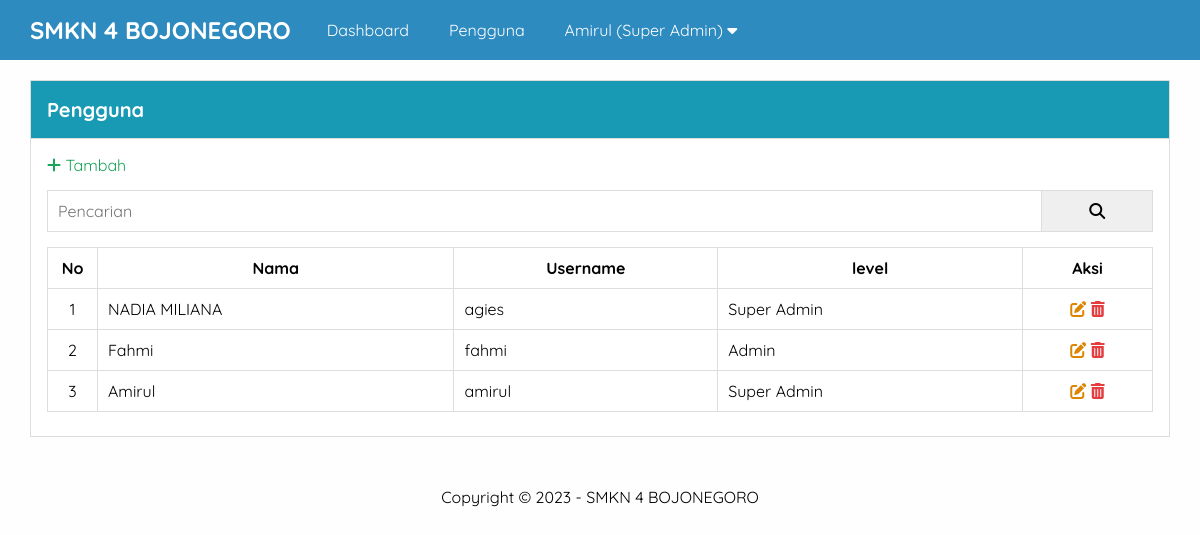
The app's page /admin/pengguna.php (signed in) with its own data.
### tables this page shows
CREATE TABLE `pengaturan` (
  `id` int(11) NOT NULL,
  `nama` varchar(50) NOT NULL,
  `email` varchar(50) NOT NULL,
  `telepon` varchar(20) NOT NULL,
  `alamat` text NOT NULL,
  `logo` varchar(50) NOT NULL,
  `favicon` varchar(50) NOT NULL,
  `tentang_sekolah` text NOT NULL,
  `foto_sekolah` varchar(50) NOT NULL,
  `google_maps` text NOT NULL,
  `nama_kepsek` varchar(50) NOT NULL,
  `foto_kepsek` varchar(50) NOT NULL,
  `sambutan_kepsek` text NOT NULL,
  `created_at` timestamp NOT NULL DEFAULT current_timestamp(),
  `updated_at` datetime DEFAULT NULL
);

CREATE TABLE `pengguna` (
  `id` int(11) NOT NULL,
  `nama` varchar(30) NOT NULL,
  `username` varchar(30) NOT NULL,
  `password` varchar(50) NOT NULL,
  `level` enum('Super Admin','Admin') NOT NULL,
  `created_at` timestamp NOT NULL DEFAULT current_timestamp(),
  `updated_at` datetime DEFAULT NULL
);

### admin/pengguna.php (the view, shortened to what this page needs)
<?php include 'header.php';
?>
<div class="content">
  <div class="container">
    <div class="box">
      <div class="box-header">
        Pengguna
      </div>
      <div class="box-body">
        <a href="tambah-pengguna.php" class="text-green"><i class="fa fa-plus"></i> Tambah</a>
        <form action="" method="GET">
          <div class="input-group">
            <input type="text" name="key" placeholder="Pencarian">
            <button type="submit"><i class="fa fa-search"></i></button>
          </div>
        </form>
        <table class="table">
          <thead>
            <tr>
              <th>No</th>
              <th>Nama</th>
              <th>Username</th>
              <th>level</th>
              <th>Aksi</th>
            </tr>
          </thead>
          <tbody>
            <?php
            $where = " WHERE 1=1 ";
            $pengguna = mysqli_query($conn, "SELECT * FROM pengguna $where ORDER BY id DESC");
            if (mysqli_num_rows($pengguna) > 0) {
              $no = 1;
              while ($p = mysqli_fetch_array($pengguna)) {
            ?>
                <tr>
                  <td><?= $no++; ?></td>
                  <td><?= $p['nama']; ?></td>
                  <td><?= $p['username']; ?></td>
                  <td><?= $p['level']; ?></td>
                  <td>
                    <a href="edit-pengguna.php?id=<?= $p['id']; ?>" class="text-orange" title="Edit Data"><i class="fa fa-edit"></i></a>
                    <a href="hapus-pengguna.php?idpengguna=<?= $p['id']; ?>" class="text-red" title="Hapus Data" onclick="return confirm('Yakin Hapus?')"><i class="fa-solid fa-trash-can"></i></a>
                  </td>
                </tr>
              <?php }
            } else { ?>
              <tr>
                <td colspan="5">Data Tidak Ada</td>
              </tr>
            <?php } ?>
          </tbody>
        </table>
      </div>
    </div>
  </div>
</div>
<?php include 'footer.php'; ?>

### admin/header.php (shortened to what this page needs)
<?php
include "../koneksi.php";
$identitas = mysqli_query($conn, "SELECT * FROM pengaturan ORDER BY id DESC LIMIT 1");
$d = mysqli_fetch_object($identitas);
?>
<!DOCTYPE html>
<html lang="en">
<head>
  <link rel="stylesheet" href="../assets/css/style.css">
  <link rel="stylesheet" href="https://cdnjs.cloudflare.com/ajax/libs/font-awesome/6.1.1/css/all.min.css" />
</head>
<body class="bg-light">
  <div class="navbar">
    <div class="container">
      <h2 class="nav-brand float-left"><a href="index.php"><?= $d->nama; ?></a></h2>
      <ul class="nav-menu float-left">
        <li><a href="index.php">Dashboard</a></li>
        <?php
        if ($_SESSION['ulevel'] == 'Super Admin') { ?>
          <li><a href="pengguna.php">Pengguna</a></li>
        <?php } ?>
        <li>
          <a href="#"><?= $_SESSION['uname'] ?> (<?= $_SESSION['ulevel'] ?>) <i class="fa fa-caret-down"></i></a>
        </li>
      </ul>
    </div>
  </div>

### admin/footer.php
<div class="footer">
  <div class="container text-center">
    Copyright &copy; 2023 - <?= $d->nama; ?>
  </div>
</div>
</body>
</html>

### assets/css/style.css (style rules this page uses)
* { margin: 0; padding: 0; font-family: "Quicksand", sans-serif; box-sizing: border-box; }
a { text-decoration: none; }
.container { width: 1140px; margin: 0 auto; }
.container::after { content: ''; display: block; clear: both; }
.bg-light { background-color: #fefefe; }
.box { border: 1px solid #ddd; background-color: #fff; }
.box-header { padding: 16px; border-bottom: 1px solid #ddd; background-color: #189AB4; color: #fff; font-size: 20px; font-weight: 900; }
.box-body { padding: 16px; }
form { margin: 15px 0; }
.text-center { text-align: center !important; }
.navbar { height: 60px; width: 100%; background-color: #2E8BC0; position: fixed; top: 0; z-index: 1000; }
.navbar a { color: #fff; }
.nav-brand { display: inline-block; padding: 15px 0; margin-right: 16px; }
.float-left { float: left; }
.nav-menu { display: flex; list-style: none; }
.nav-menu li a { padding: 20px; display: inline-block; }
.table { width: 100%; border-collapse: collapse; margin: 8px 0; }
.table th, .table td { border: 1px solid #ddd; padding: 10px; }
.table td:first-child { width: 50px; text-align: center; }
.table td:last-child { width: 130px; text-align: center; }
.content { padding: 80px 0 30px 0; }
.footer { padding: 20px 0; }
.text-red { color: #e43d40; }
.text-orange { color: #dd8500; }
.text-green { color: #18a558; }
table tr th { font-weight: bold; }
.input-group:after { content: ''; clear: both; display: block; }
.input-group input[type="text"] { width: 90%; padding: 10px; font-size: 16px; float: left; border: 1px solid #ddd; }
.input-group button { width: 10%; padding: 10px; font-size: 16px; float: left; border: 1px solid #ddd; border-left: none; }

### records on screen
pengaturan: nama "SMKN 4 BOJONEGORO"
pengguna: nama "NADIA MILIANA", username "agies", level "Super Admin"
pengguna: nama "Fahmi", username "fahmi", level "Admin"
pengguna: nama "Amirul", username "amirul", level "Super Admin"

### other values on screen
$_SESSION['uname'] "Amirul"
$_SESSION['ulevel'] "Super Admin"
